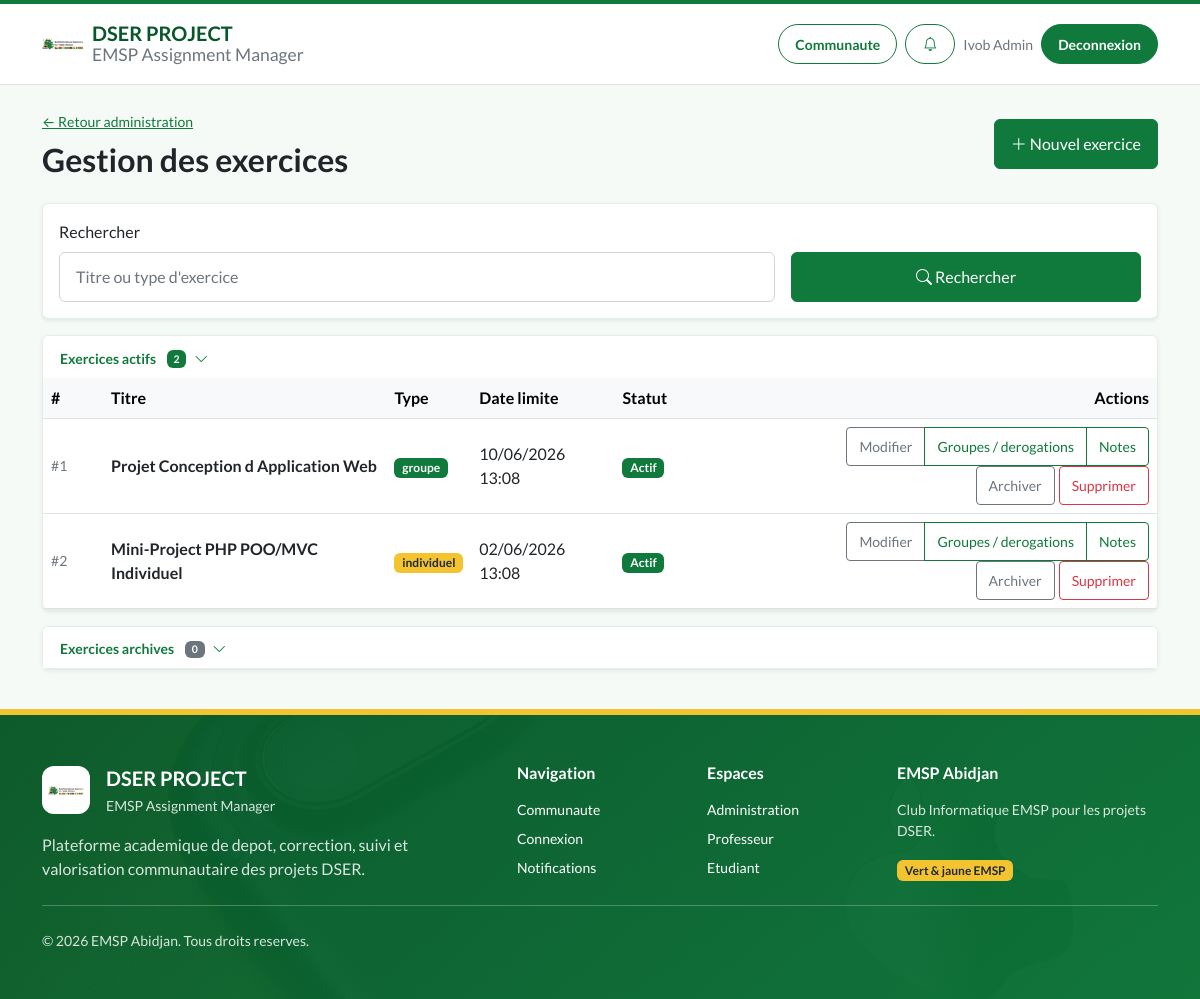
The app's page /student-hub-php/public/admin/exercises (signed in) with its own data.
### tables this page shows
CREATE TABLE IF NOT EXISTS `exercices` (
  `id_exercice` INT AUTO_INCREMENT PRIMARY KEY,
  `titre` VARCHAR(100) NOT NULL,
  `type_exercice` ENUM('individuel', 'groupe') NOT NULL,
  `date_limite` DATETIME NOT NULL,
  `est_bloque` TINYINT(1) DEFAULT 0,
  `corrections_terminees` TINYINT(1) DEFAULT 0,
  `professeur_id` INT DEFAULT NULL,
  `archive` TINYINT(1) DEFAULT 0,
  FOREIGN KEY (`professeur_id`) REFERENCES `utilisateurs`(`id_user`) ON DELETE SET NULL
);

### student-hub-php/app/Controllers/AdminController.php (called while the page is built, shortened)
<?php
final class AdminController extends Controller
{
    public function listExercises(): void
    {
        $search = trim((string) ($_GET['search'] ?? ''));
        $page = isset($_GET['page']) ? max(1, (int) $_GET['page']) : 1;
        $perPage = 25;
        $allExercises = \App\Models\Exercise::getAll($search !== '' ? $search : null);
        $total = \App\Models\Exercise::countAll($search !== '' ? $search : null);
        $totalPages = (int) ceil($total / $perPage);
        $page = min(max(1, $page), max(1, $totalPages));
        $active = array_values(array_filter($allExercises, static fn ($ex) => empty($ex['archive'])));
        $archived = array_values(array_filter($allExercises, static fn ($ex) => !empty($ex['archive'])));
        $this->render('admin/exercises_list', [
            'user' => Session::get('user'),
            'active_exercises' => $active,
            'archived_exercises' => $archived,
            'csrf_token' => Csrf::generateToken(),
            'success' => Session::getFlash('success'),
            'error' => Session::getFlash('error'),
            'search' => $search,
            'page' => $page,
            'total_pages' => $totalPages,
            'total' => $total,
            'per_page' => $perPage
        ], 'Gestion des Exercices');
    }
}

### student-hub-php/public/index.php (called while the page is built, shortened)
<?php
if (file_exists(dirname(__DIR__) . '/config/config.php')) {
    $baseDir = dirname(__DIR__);
} else {
    $baseDir = __DIR__;
}
$requestMethod = $_SERVER['REQUEST_METHOD'];
$requestUri = parse_url($_SERVER['REQUEST_URI'], PHP_URL_PATH) ?: '/';
$scriptName = parse_url($_SERVER['SCRIPT_NAME'] ?? '', PHP_URL_PATH) ?: '/index.php';
$scriptBase = rtrim(dirname($scriptName), '/');
$baseLen = strlen($scriptBase);
if ($baseLen > 0 && strncmp($requestUri, $scriptBase, $baseLen) === 0) {
    $afterBase = substr($requestUri, $baseLen);
    $requestUri = ($afterBase === '' || $afterBase === false) ? '/' : $afterBase;
}
function url(string $path): string {
    static $base = null;
    if ($base === null) {
        $scriptName = parse_url($_SERVER['SCRIPT_NAME'] ?? '', PHP_URL_PATH) ?: '/index.php';
        $base = rtrim(dirname($scriptName), '/');
        $requestUri = parse_url($_SERVER['REQUEST_URI'] ?? '', PHP_URL_PATH) ?: '/';
    }
    return $base . '/' . ltrim($path, '/');
}
try {
    $router = new Router();
    $router->dispatch($requestMethod, $requestUri);
} catch (\Throwable $e) {
    $logDir = $baseDir . '/storage/logs';
    if (!is_dir($logDir)) {
        mkdir($logDir, 0777, true);
    }
    error_log('[' . date('Y-m-d H:i:s') . '] ERROR: ' . $e->getMessage() . "\n" . $e->getTraceAsString(), 3, $logDir . '/error.log');
    http_response_code(500);
    ?>
    <!DOCTYPE html>
    <html lang="fr">
    <head>
        <meta charset="UTF-8">
        <title>Erreur Serveur</title>
        <style>
            body { font-family: 'Segoe UI', Tahoma, Geneva, Verdana, sans-serif; background: #f8fafc; color: #1e293b; padding: 40px; text-align: center; }
            .container { max-width: 600px; margin: 0 auto; background: white; padding: 40px; border-radius: 12px; box-shadow: 0 4px 6px -1px rgb(0 0 0 / 0.1); border: 1px solid #e2e8f0; }
            h1 { color: #dc2626; font-size: 24px; margin-bottom: 16px; }
            p { color: #64748b; line-height: 1.6; margin-bottom: 24px; }
            a { display: inline-block; background: #2563eb; color: white; padding: 10px 20px; border-radius: 6px; text-decoration: none; font-weight: 500; }
            a:hover { background: #1d4ed8; }
        </style>
    </head>
    <body>
        <div class="container">
            <h1>Une erreur technique est survenue</h1>
            <p>Désolé, l'application a rencontré un problème inattendu. L'administrateur a été notifié.</p>
            <p style="font-size: 13px; font-family: monospace; background: #f1f5f9; padding: 10px; border-radius: 6px; text-align: left; overflow: auto;">
                <strong>Message :</strong> Une erreur technique est survenue. L'administrateur a été notifié.
            </p>
            <a href="<?php echo htmlspecialchars(url(''), ENT_QUOTES, 'UTF-8'); ?>">Retour à l'accueil</a>
        </div>
    </body>
    </html>
    <?php
}

### student-hub-php/app/Models/Exercise.php (called while the page is built, shortened)
<?php
final class Exercise
{
    public static function getAll(?string $search = null, ?int $page = null, ?int $perPage = 25): array
    {
        $db = Database::pdo();
        $params = [];
        $sql = 'SELECT * FROM exercices WHERE 1=1';
        $sql .= ' ORDER BY date_limite DESC';
        $stmt = $db->prepare($sql);
        $stmt->execute($params);
        return $stmt->fetchAll();
    }
}

### student-hub-php/app/Views/admin/exercises_list.php (the view, shortened to what this page needs)
<div class="d-flex justify-content-between align-items-center mb-4">
    <div>
        <a href="<?php echo htmlspecialchars(url('admin/dashboard'), ENT_QUOTES, 'UTF-8'); ?>" class="small">&larr; Retour administration</a>
        <h1 class="h2 mt-2 mb-0">Gestion des exercices</h1>
    </div>
    <a href="<?php echo htmlspecialchars(url('admin/exercise/create'), ENT_QUOTES, 'UTF-8'); ?>" class="btn btn-primary">
        <i class="bi bi-plus-lg"></i> Nouvel exercice
    </a>
</div>
<form class="card shadow-sm mb-3" method="GET" action="<?php echo htmlspecialchars(url('admin/exercises'), ENT_QUOTES, 'UTF-8'); ?>">
    <div class="card-body">
        <div class="row g-3 align-items-end">
            <div class="col-md-8">
                <label class="form-label" for="adminExerciseSearch">Rechercher</label>
                <input class="form-control" id="adminExerciseSearch" name="search" value="<?php echo htmlspecialchars($search ?? '', ENT_QUOTES, 'UTF-8'); ?>" placeholder="Titre ou type d'exercice">
            </div>
            <div class="col-md-4">
                <button class="btn btn-primary w-100" type="submit" aria-label="Rechercher">
                    <i class="bi bi-search" aria-hidden="true"></i>
                    <span class="d-none d-sm-inline">Rechercher</span>
                </button>
            </div>
        </div>
    </div>
</form>
<?php
$currentPage = (int) ($page ?? 1);
$perPage = (int) ($per_page ?? 25);
?>
<div class="card shadow-sm mb-3">
    <div class="card-header bg-white border-0 py-2">
        <button class="btn btn-link btn-sm text-decoration-none p-0" type="button" data-bs-toggle="collapse" data-bs-target="#activeExercisesCollapse" aria-expanded="true" aria-controls="activeExercisesCollapse">
            <strong>Exercices actifs</strong>
            <span class="badge text-bg-success ms-2"><?php echo count($active_exercises ?? []); ?></span>
            <i class="bi bi-chevron-down ms-1"></i>
        </button>
    </div>
    <div class="collapse show" id="activeExercisesCollapse">
        <div class="table-responsive">
            <table class="table table-hover align-middle mb-0">
                <thead class="table-light">
                    <tr>
                        <th style="width: 60px;">#</th>
                        <th>Titre</th>
                        <th>Type</th>
                        <th>Date limite</th>
                        <th>Statut</th>
                        <th class="text-end">Actions</th>
                    </tr>
                </thead>
                <tbody>
                <?php foreach ($active_exercises as $index => $ex): ?>
                    <tr>
                        <td class="text-muted small">#<?php echo ($currentPage - 1) * $perPage + $index + 1; ?></td>
                        <td><strong><?php echo htmlspecialchars($ex['titre'], ENT_QUOTES, 'UTF-8'); ?></strong></td>
                        <td><span class="badge text-bg-<?php echo $ex['type_exercice'] === 'groupe' ? 'primary' : 'warning'; ?>"><?php echo htmlspecialchars($ex['type_exercice'], ENT_QUOTES, 'UTF-8'); ?></span></td>
                        <td><?php echo date('d/m/Y H:i', strtotime($ex['date_limite'])); ?></td>
                        <td><?php echo (int) $ex['est_bloque'] === 1 ? '<span class="badge text-bg-danger">Verrouille</span>' : '<span class="badge text-bg-success">Actif</span>'; ?></td>
                        <td class="text-end">
                            <div class="btn-group btn-group-sm" role="group">
                                <a href="<?php echo htmlspecialchars(url('admin/exercises/edit?id=' . $ex['id_exercice']), ENT_QUOTES, 'UTF-8'); ?>" class="btn btn-outline-secondary">Modifier</a>
                                <a href="<?php echo htmlspecialchars(url('admin/group/manage?id=' . $ex['id_exercice']), ENT_QUOTES, 'UTF-8'); ?>" class="btn btn-outline-primary">Groupes / derogations</a>
                                <a href="<?php echo htmlspecialchars(url('admin/exercise/export-grades?id=' . $ex['id_exercice']), ENT_QUOTES, 'UTF-8'); ?>" class="btn btn-outline-success">Notes</a>
                            </div>
                            <div class="d-inline-flex gap-1 ms-1">
                                <form action="<?php echo htmlspecialchars(url('admin/exercise/archive'), ENT_QUOTES, 'UTF-8'); ?>" method="POST" class="d-inline" id="archiveActiveForm<?php echo (int) $ex['id_exercice']; ?>">
                                    <button type="button" class="btn btn-sm btn-outline-secondary" data-form-id="archiveActiveForm<?php echo (int) $ex['id_exercice']; ?>" data-confirm-message="Archiver cet exercice ?">Archiver</button>
                                </form>
                                <form action="<?php echo htmlspecialchars(url('admin/exercises/delete'), ENT_QUOTES, 'UTF-8'); ?>" method="POST" class="d-inline" id="deleteActiveForm<?php echo (int) $ex['id_exercice']; ?>">
                                    <button type="button" class="btn btn-sm btn-outline-danger" data-form-id="deleteActiveForm<?php echo (int) $ex['id_exercice']; ?>" data-confirm-message="Supprimer cet exercice et toutes ses donnees associees ?">Supprimer</button>
                                </form>
                            </div>
                        </td>
                    </tr>
                <?php endforeach; ?>
                </tbody>
            </table>
        </div>
    </div>
</div>
<div class="card shadow-sm mb-3">
    <div class="card-header bg-white border-0 py-2">
        <button class="btn btn-link btn-sm text-decoration-none p-0" type="button" data-bs-toggle="collapse" data-bs-target="#archivedExercisesCollapse" aria-expanded="false" aria-controls="archivedExercisesCollapse">
            <strong>Exercices archives</strong>
            <span class="badge text-bg-secondary ms-2"><?php echo count($archived_exercises ?? []); ?></span>
            <i class="bi bi-chevron-down ms-1"></i>
        </button>
    </div>
</div>

### student-hub-php/public/template/dashboard/dashboard.css (style rules this page uses)
.bi { display: inline-block; width: 1rem; height: 1rem; }

### records on screen
exercices: ($currentPage - 1) * $perPage + $index + 1 "1", titre "Projet Conception d Application Web", type_exercice "groupe", date_limite "10/06/2026 13:08", est_bloque "Actif", ($currentPage - 1) * $perPage + $index + 1 "2"
exercices: titre "Mini-Project PHP POO/MVC Individuel", type_exercice "individuel", date_limite "02/06/2026 13:08", est_bloque "Actif"

### other values on screen
$currentUser['prenom'] . ' ' . $currentUser['nom'] "Ivob Admin"
count($active_exercises ?? []) "2"
count($archived_exercises ?? []) "0"
